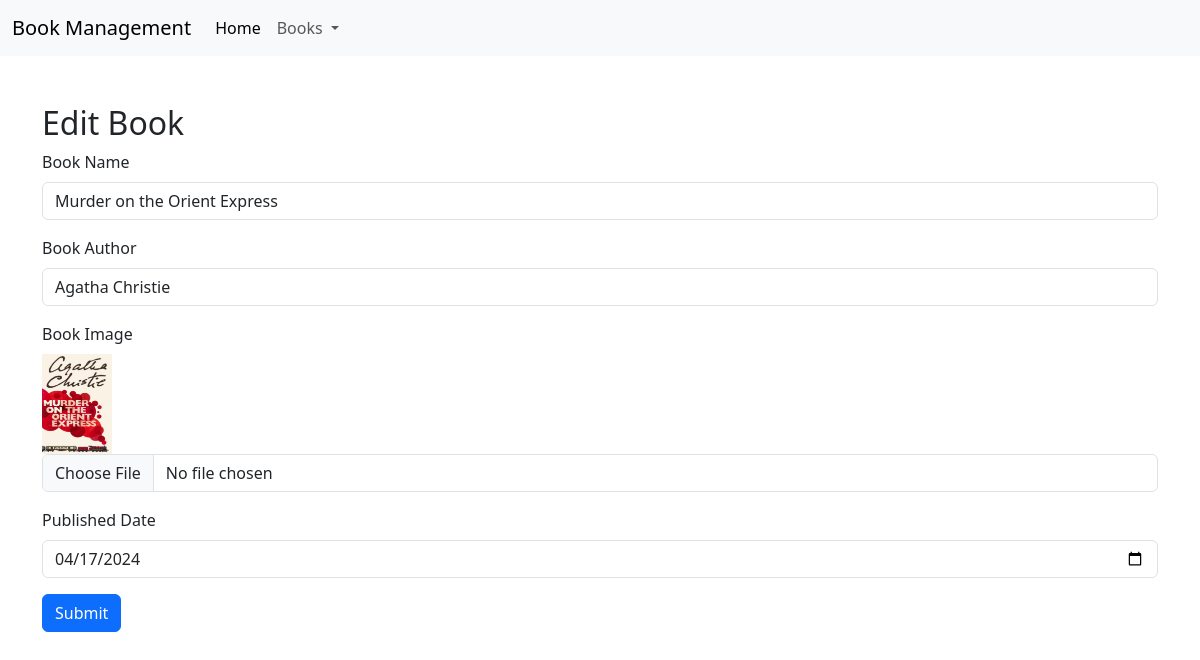
The app's page /editBook/2 with its own data.
### myApp/models.py (models this page shows, shortened)
class Book(models.Model):
    book_name = models.CharField(max_length=100, null=True)
    book_author = models.CharField(max_length=100, null=True)
    book_image = models.ImageField(upload_to='Media/Book_Image')
    published_date = models.DateField(max_length=20, null=True)

### myProject/views.py (the view, shortened to what this page needs)
# urls.py: path('editBook/<int:book_id>', editBook, name='editBook'),
def editBook(req,book_id):
    book_info = get_object_or_404(Book, id=book_id)
    context = {
        'book':book_info
    }
    return render(req, 'edit-book.html', context)

### templates/edit-book.html (shortened to what this page needs)
{% extends 'base.html' %}
{% block body %}
<div class="container mt-5">
    <h2>Edit Book</h2>
    <form method="POST" enctype="multipart/form-data">
        <div class="mb-3">
            <label for="bookName" class="form-label">Book Name</label>
            <input type="text" class="form-control" id="bookName" name="book_name" value="{{book.book_name}}" required>
        </div>
        <div class="mb-3">
            <label for="bookAuthor" class="form-label">Book Author</label>
            <input type="text" class="form-control" id="bookAuthor" name="book_author" value="{{book.book_author}}"
                required>
        </div>
        <div class="mb-3">
            <label for="bookImage" class="form-label">Book Image</label>
            <br>
            {% if book.book_image %}
            <img src="/{{book.book_image}}" style="height: 100px; width:70px;" alt="">
            {% endif %}
            <input type="file" class="form-control" id="bookImage" name="book_image">
        </div>
        <div class="mb-3">
            <label for="publishedDate" class="form-label">Published Date</label>
            <input type="date" class="form-control" id="publishedDate" name="published_date"
                value="{{book.published_date|date:'Y-m-d'}}" required>
        </div>
        <button type="submit" class="btn btn-primary">Submit</button>
    </form>
</div>
{% endblock body %}

### records on screen
Book: book_name "Murder on the Orient Express", book_author "Agatha Christie", book_image (picture), published_date "04/17/2024"
